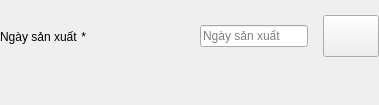
                            <widget class="QWidget" name="widget_12" native="true">
                             <property name="minimumSize">
                              <size>
                               <width>0</width>
                               <height>105</height>
                              </size>
                             </property>
                             <layout class="QHBoxLayout" name="horizontalLayout_23">
                              <property name="spacing">
                               <number>0</number>
                              </property>
                              <property name="leftMargin">
                               <number>0</number>
                              </property>
                              <property name="topMargin">
                               <number>0</number>
                              </property>
                              <property name="rightMargin">
                               <number>0</number>
                              </property>
                              <property name="bottomMargin">
                               <number>0</number>
                              </property>
                              <item>
                               <widget class="QWidget" name="widget_18" native="true">
                                <layout class="QHBoxLayout" name="horizontalLayout_22">
                                 <property name="spacing">
                                  <number>0</number>
                                 </property>
                                 <property name="leftMargin">
                                  <number>0</number>
                                 </property>
                                 <property name="topMargin">
                                  <number>0</number>
                                 </property>
                                 <property name="rightMargin">
                                  <number>0</number>
                                 </property>
                                 <property name="bottomMargin">
                                  <number>0</number>
                                 </property>
                                 <item>
                                  <layout class="QHBoxLayout" name="formInput_9">
                                   <property name="spacing">
                                    <number>0</number>
                                   </property>
                                   <property name="topMargin">
                                    <number>0</number>
                                   </property>
                                   <item alignment="Qt::AlignTop">
                                    <widget class="QWidget" name="widget_13" native="true">
                                     <property name="minimumSize">
                                      <size>
                                       <width>200</width>
                                       <height>0</height>
                                      </size>
                                     </property>
                                     <property name="maximumSize">
                                      <size>
                                       <width>200</width>
                                       <height>16777215</height>
                                      </size>
                                     </property>
                                     <layout class="QHBoxLayout" name="horizontalLayout_10">
                                      <property name="spacing">
                                       <number>0</number>
                                      </property>
                                      <property name="leftMargin">
                                       <number>0</number>
                                      </property>
                                      <property name="topMargin">
                                       <number>30</number>
                                      </property>
                                      <property name="rightMargin">
                                       <number>0</number>
                                      </property>
                                      <property name="bottomMargin">
                                       <number>0</number>
                                      </property>
                                      <item>
                                       <widget class="QLabel" name="label_11">
                                        <property name="text">
                                         <string>Ngày sản xuất</string>
                                        </property>
                                       </widget>
                                      </item>
                                      <item>
                                       <widget class="QLabel" name="label_12">
                                        <property name="sizePolicy">
                                         <sizepolicy hsizetype="Expanding" vsizetype="Preferred">
                                          <horstretch>0</horstretch>
                                          <verstretch>0</verstretch>
                                         </sizepolicy>
                                        </property>
                                        <property name="text">
                                         <string> *</string>
                                        </property>
                                       </widget>
                                      </item>
                                     </layout>
                                    </widget>
                                   </item>
                                   <item alignment="Qt::AlignTop">
                                    <widget class="QWidget" name="widget_19" native="true">
                                     <property name="maximumSize">
                                      <size>
                                       <width>16777215</width>
                                       <height>16777215</height>
                                      </size>
                                     </property>
                                     <layout class="QVBoxLayout" name="verticalLayout_18">
                                      <property name="spacing">
                                       <number>0</number>
                                      </property>
                                      <property name="leftMargin">
                                       <number>0</number>
                                      </property>
                                      <property name="topMargin">
                                       <number>15</number>
                                      </property>
                                      <property name="rightMargin">
                                       <number>0</number>
                                      </property>
                                      <property name="bottomMargin">
                                       <number>0</number>
                                      </property>
                                      <item>
                                       <widget class="QWidget" name="widget_25" native="true">
                                        <layout class="QVBoxLayout" name="verticalLayout_2">
                                         <property name="spacing">
                                          <number>0</number>
                                         </property>
                                         <property name="leftMargin">
                                          <number>0</number>
                                         </property>
                                         <property name="topMargin">
                                          <number>0</number>
                                         </property>
                                         <property name="rightMargin">
                                          <number>0</number>
                                         </property>
                                         <property name="bottomMargin">
                                          <number>0</number>
                                         </property>
                                         <item>
                                          <layout class="QHBoxLayout" name="horizontalLayout_28">
                                           <property name="spacing">
                                            <number>15</number>
                                           </property>
                                           <property name="bottomMargin">
                                            <number>0</number>
                                           </property>
                                           <item>
                                            <widget class="QLineEdit" name="manufacture_date_le">
                                             <property name="cursor">
                                              <cursorShape>PointingHandCursor</cursorShape>
                                             </property>
                                             <property name="readOnly">
                                              <bool>true</bool>
                                             </property>
                                             <property name="placeholderText">
                                              <string>Ngày sản xuất</string>
                                             </property>
                                            </widget>
                                           </item>
                                           <item>
                                            <widget class="QPushButton" name="btn_manufacture_date_product">
                                             <property name="minimumSize">
                                              <size>
                                               <width>56</width>
                                               <height>42</height>
                                              </size>
                                             </property>
                                             <property name="maximumSize">
                                              <size>
                                               <width>46</width>
                                               <height>16777215</height>
                                              </size>
                                             </property>
                                             <property name="font">
                                              <font>
                                               <family>Cambria</family>
                                               <pointsize>-1</pointsize>
                                              </font>
                                             </property>
                                             <property name="cursor">
                                              <cursorShape>PointingHandCursor</cursorShape>
                                             </property>
                                             <property name="text">
                                              <string/>
                                             </property>
                                             <property name="icon">
                                              <iconset resource="../resource.qrc">
                                               <normaloff>:/icon/resources/icon/multiple-images.svg</normaloff>:/icon/resources/icon/multiple-images.svg</iconset>
                                             </property>
                                             <property name="iconSize">
                                              <size>
                                               <width>24</width>
                                               <height>24</height>
                                              </size>
                                             </property>
                                            </widget>
                                           </item>
                                          </layout>
                                         </item>
                                        </layout>
                                       </widget>
                                      </item>
                                      <item>
                                       <widget class="QLabel" name="error_manufacture_date">
                                        <property name="text">
                                         <string/>
                                        </property>
                                       </widget>
                                      </item>
                                     </layout>
                                    </widget>
                                   </item>
                                  </layout>
                                 </item>
                                </layout>
                               </widget>
                              </item>
                             </layout>
                            </widget>
